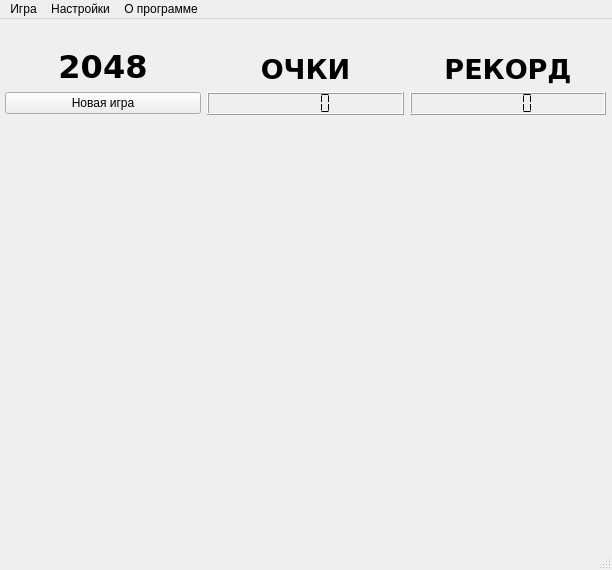
<?xml version="1.0" encoding="UTF-8"?>
<ui version="4.0">
 <class>MainWindow</class>
 <widget class="QMainWindow" name="MainWindow">
  <property name="geometry">
   <rect>
    <x>0</x>
    <y>0</y>
    <width>612</width>
    <height>570</height>
   </rect>
  </property>
  <property name="minimumSize">
   <size>
    <width>612</width>
    <height>570</height>
   </size>
  </property>
  <property name="maximumSize">
   <size>
    <width>612</width>
    <height>560</height>
   </size>
  </property>
  <property name="windowTitle">
   <string>MainWindow</string>
  </property>
  <widget class="QWidget" name="centralWidget">
   <widget class="QWidget" name="horizontalLayoutWidget">
    <property name="geometry">
     <rect>
      <x>0</x>
      <y>0</y>
      <width>611</width>
      <height>101</height>
     </rect>
    </property>
    <layout class="QHBoxLayout" name="horizontalLayout">
     <property name="sizeConstraint">
      <enum>QLayout::SetMaximumSize</enum>
     </property>
     <property name="leftMargin">
      <number>5</number>
     </property>
     <property name="topMargin">
      <number>5</number>
     </property>
     <property name="rightMargin">
      <number>5</number>
     </property>
     <property name="bottomMargin">
      <number>5</number>
     </property>
     <item>
      <layout class="QGridLayout" name="gridLayout">
       <item row="0" column="1">
        <widget class="QLabel" name="label_2">
         <property name="font">
          <font>
           <family>DejaVu Sans</family>
           <pointsize>20</pointsize>
           <weight>75</weight>
           <bold>true</bold>
          </font>
         </property>
         <property name="text">
          <string>ОЧКИ</string>
         </property>
         <property name="alignment">
          <set>Qt::AlignBottom|Qt::AlignHCenter</set>
         </property>
        </widget>
       </item>
       <item row="3" column="2">
        <widget class="QLCDNumber" name="recordCounter">
         <property name="segmentStyle">
          <enum>QLCDNumber::Flat</enum>
         </property>
        </widget>
       </item>
       <item row="3" column="1">
        <widget class="QLCDNumber" name="scoreCounter">
         <property name="segmentStyle">
          <enum>QLCDNumber::Flat</enum>
         </property>
        </widget>
       </item>
       <item row="0" column="0">
        <widget class="QLabel" name="label">
         <property name="font">
          <font>
           <family>DejaVu Sans</family>
           <pointsize>24</pointsize>
           <weight>75</weight>
           <italic>false</italic>
           <bold>true</bold>
          </font>
         </property>
         <property name="text">
          <string>2048</string>
         </property>
         <property name="alignment">
          <set>Qt::AlignBottom|Qt::AlignHCenter</set>
         </property>
        </widget>
       </item>
       <item row="0" column="2">
        <widget class="QLabel" name="label_3">
         <property name="font">
          <font>
           <family>DejaVu Sans</family>
           <pointsize>20</pointsize>
           <weight>75</weight>
           <bold>true</bold>
          </font>
         </property>
         <property name="text">
          <string>РЕКОРД</string>
         </property>
         <property name="alignment">
          <set>Qt::AlignBottom|Qt::AlignHCenter</set>
         </property>
        </widget>
       </item>
       <item row="3" column="0">
        <widget class="QPushButton" name="newGameBtn">
         <property name="text">
          <string>Новая игра</string>
         </property>
        </widget>
       </item>
      </layout>
     </item>
    </layout>
   </widget>
   <widget class="QWidget" name="gridLayoutWidget_2">
    <property name="geometry">
     <rect>
      <x>0</x>
      <y>100</y>
      <width>611</width>
      <height>421</height>
     </rect>
    </property>
    <layout class="QGridLayout" name="gridGame">
     <property name="leftMargin">
      <number>5</number>
     </property>
     <property name="topMargin">
      <number>5</number>
     </property>
     <property name="rightMargin">
      <number>5</number>
     </property>
     <property name="bottomMargin">
      <number>5</number>
     </property>
    </layout>
   </widget>
  </widget>
  <widget class="QStatusBar" name="statusBar"/>
  <widget class="QMenuBar" name="menuBar">
   <property name="geometry">
    <rect>
     <x>0</x>
     <y>0</y>
     <width>612</width>
     <height>20</height>
    </rect>
   </property>
   <widget class="QMenu" name="menu">
    <property name="title">
     <string>Игра</string>
    </property>
    <addaction name="separator"/>
    <addaction name="separator"/>
    <addaction name="action_3"/>
    <addaction name="separator"/>
    <addaction name="separator"/>
    <addaction name="action_7"/>
   </widget>
   <widget class="QMenu" name="menu_2">
    <property name="title">
     <string>Настройки</string>
    </property>
    <addaction name="action_5"/>
   </widget>
   <widget class="QMenu" name="menu_3">
    <property name="title">
     <string>О программе</string>
    </property>
   </widget>
   <addaction name="menu"/>
   <addaction name="menu_2"/>
   <addaction name="menu_3"/>
  </widget>
  <action name="action_3">
   <property name="text">
    <string>Новая игра</string>
   </property>
  </action>
  <action name="action_5">
   <property name="text">
    <string>Выбор размера ...</string>
   </property>
  </action>
  <action name="action_7">
   <property name="text">
    <string>Выход</string>
   </property>
  </action>
 </widget>
 <layoutdefault spacing="6" margin="11"/>
 <resources/>
 <connections/>
</ui>
